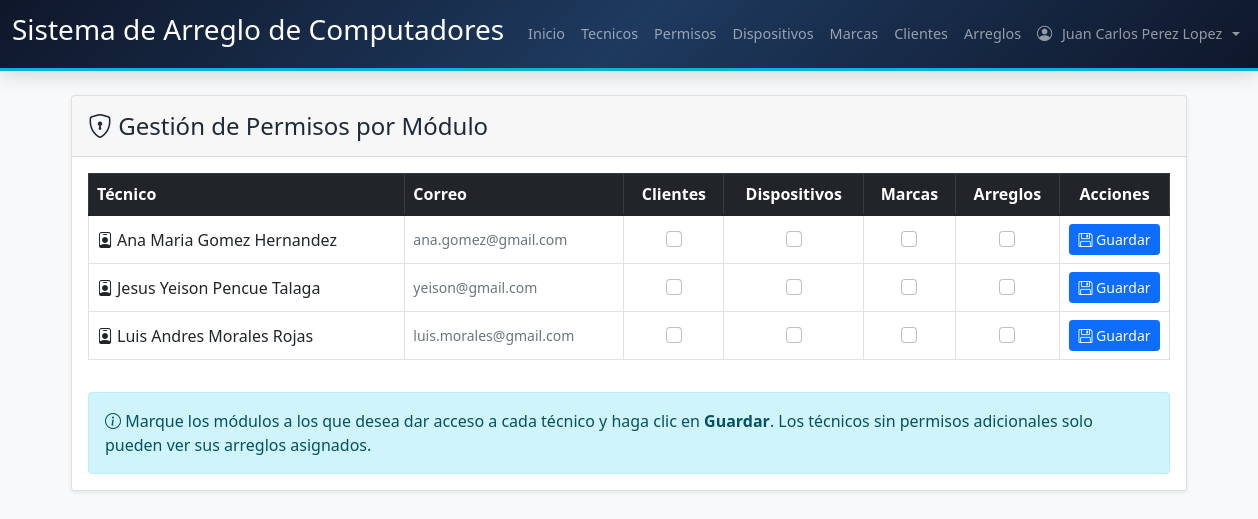
The app's page /Codigo/permisos.php (signed in) with its own data.
### tables this page shows
CREATE TABLE Tecnico (
  idTecnico INT NOT NULL AUTO_INCREMENT,
  Nombre_Tecnico VARCHAR(100) NOT NULL, 
  Correo VARCHAR(100) NOT NULL UNIQUE, 
  Contraseña VARCHAR(255) NOT NULL, 
  Rol_idRol INT NOT NULL, 
  PRIMARY KEY (idTecnico),
  CONSTRAINT fk_Tecnico_Rol FOREIGN KEY (Rol_idRol) REFERENCES Rol(idRol)
);

### Codigo/permisos.php (the view, shortened to what this page needs)
<?php
include('conexion.php');
$conn->query("CREATE TABLE IF NOT EXISTS Permiso_Modulo (
    id INT AUTO_INCREMENT PRIMARY KEY,
    Tecnico_idTecnico INT NOT NULL,
    modulo VARCHAR(50) NOT NULL,
    UNIQUE KEY uq_tecnico_modulo (Tecnico_idTecnico, modulo),
    FOREIGN KEY (Tecnico_idTecnico) REFERENCES Tecnico(idTecnico) ON DELETE CASCADE
)");
$modulosDisponibles = [
    'clientes'     => ['nombre' => 'Clientes',     'icono' => 'bi-people',      'descripcion' => 'Ver, crear, editar y eliminar clientes'],
    'dispositivos' => ['nombre' => 'Dispositivos', 'icono' => 'bi-laptop',      'descripcion' => 'Ver, crear, editar y eliminar tipos de dispositivo'],
    'marcas'       => ['nombre' => 'Marcas',       'icono' => 'bi-tags',        'descripcion' => 'Ver, crear, editar y eliminar marcas'],
    'arreglos'     => ['nombre' => 'Arreglos',     'icono' => 'bi-tools',       'descripcion' => 'Crear nuevos arreglos y ver todos los arreglos del sistema'],
];
$tecnicos = [];
$result = $conn->query("SELECT idTecnico, Nombre_Tecnico, Correo FROM Tecnico WHERE Rol_idRol = 2 ORDER BY Nombre_Tecnico");
if ($result) {
    $tecnicos = $result->fetch_all(MYSQLI_ASSOC);
}
$permisosActuales = [];
?>
<!DOCTYPE html>
<html lang="es">
<head>
    <link href="https://cdn.jsdelivr.net/npm/bootstrap@5.1.3/dist/css/bootstrap.min.css" rel="stylesheet">
    <link href="https://cdn.jsdelivr.net/npm/bootstrap-icons@1.11.3/font/bootstrap-icons.min.css" rel="stylesheet">
    <link href="estils.css" rel="stylesheet">
</head>
<body class="bg-light">
    <?php include 'navbar.php'; ?>
    <div class="container mt-4">
        <div class="card shadow-sm">
            <div class="card-header py-3">
                <h4 class="mb-0"><i class="bi bi-shield-lock"></i> Gestión de Permisos por Módulo</h4>
            </div>
            <div class="card-body">
                <?php if (empty($tecnicos)): ?>
                    <div class="alert alert-info">No hay técnicos registrados en el sistema.</div>
                <?php else: ?>
                <div class="table-responsive">
                    <table class="table table-bordered table-hover align-middle">
                        <thead class="table-dark">
                            <tr>
                                <th>Técnico</th>
                                <th>Correo</th>
                                <?php foreach ($modulosDisponibles as $clave => $info): ?>
                                    <th class="text-center"><?php echo htmlspecialchars($info['nombre']); ?></th>
                                <?php endforeach; ?>
                                <th class="text-center" style="width:110px;">Acciones</th>
                            </tr>
                        </thead>
                        <tbody>
                            <?php foreach ($tecnicos as $tecnico):
                                $permisosDelTecnico = $permisosActuales[$tecnico['idTecnico']] ?? [];
                            ?>
                            <tr>
                                <form method="post" action="">
                                    <td class="fw-semibold"><i class="bi bi-person-badge me-1"></i><?php echo htmlspecialchars($tecnico['Nombre_Tecnico']); ?></td>
                                    <td class="text-muted small"><?php echo htmlspecialchars($tecnico['Correo']); ?></td>
                                    <?php foreach ($modulosDisponibles as $clave => $info): ?>
                                        <td class="text-center">
                                            <div class="form-check d-flex justify-content-center">
                                                <input class="form-check-input" type="checkbox"
                                                    name="modulos[]"
                                                    value="<?php echo $clave; ?>"
                                                    <?php echo in_array($clave, $permisosDelTecnico) ? 'checked' : ''; ?>>
                                            </div>
                                        </td>
                                    <?php endforeach; ?>
                                    <td class="text-center">
                                        <button type="submit" name="guardar_permisos" class="btn btn-sm btn-primary" title="Guardar permisos">
                                            <i class="bi bi-floppy"></i> Guardar
                                        </button>
                                    </td>
                                </form>
                            </tr>
                            <?php endforeach; ?>
                        </tbody>
                    </table>
                </div>
                <div class="alert alert-info mt-3 mb-0">
                    <i class="bi bi-info-circle"></i>
                    Marque los módulos a los que desea dar acceso a cada técnico y haga clic en <strong>Guardar</strong>.
                    Los técnicos sin permisos adicionales solo pueden ver sus arreglos asignados.
                </div>
                <?php endif; ?>
            </div>
        </div>
    </div>
</body>
</html>

### Codigo/estils.css (style rules this page uses)
:root { --color-primary: #2563eb; --color-primary-dark: #1d4ed8; --color-primary-light: #dbeafe; --color-secondary: #0f172a; --color-accent: #06b6d4; --color-accent-light: #cffafe; --color-success: #10b981; --color-success-light: #d1fae5; --color-danger: #ef4444; --color-danger-light: #fee2e2; --color-warning: #f59e0b; --color-warning-light: #fef3c7; --color-orange: #f97316; --color-orange-light: #ffedd5; --color-purple: #8b5cf6; --color-purple-light: #ede9fe; --color-pink: #ec4899; --color-pink-light: #fce7f3; --color-bg: #f1f5f9; --color-white: #ffffff; --color-text: #1e293b; --color-text-muted: #64748b; --color-border: #e2e8f0; --shadow-sm: 0 1px 3px rgba(0, 0, 0, 0.06), 0 1px 2px rgba(0, 0, 0, 0.04); --shadow-md: 0 4px 6px rgba(0, 0, 0, 0.05), 0 10px 15px rgba(0, 0, 0, 0.08); --shadow-lg: 0 10px 25px rgba(0, 0, 0, 0.08), 0 20px 48px rgba(0, 0, 0, 0.06); --radius: 0.625rem; --radius-lg: 0.875rem; --transition: all 0.2s ease; }
*, *::before, *::after { box-sizing: border-box; }
html { -webkit-text-size-adjust: 100%; scroll-behavior: smooth; }
body { background-color: var(--color-bg); font-family: 'Segoe UI', system-ui, -apple-system, 'Helvetica Neue', sans-serif; color: var(--color-text); min-height: 100vh; margin: 0; padding: 0; overflow-x: hidden; display: flex; flex-direction: column; }
html { scrollbar-color: var(--color-primary) var(--color-bg); scrollbar-width: none; }
.table-responsive { overflow-x: auto; -webkit-overflow-scrolling: touch; scrollbar-width: thin; scrollbar-color: var(--color-border) transparent; }

### records on screen
tecnico: Nombre_Tecnico "Ana Maria Gomez Hernandez", Correo "ana.gomez@gmail.com"
tecnico: Nombre_Tecnico "Jesus Yeison Pencue Talaga", Correo "yeison@gmail.com"
tecnico: Nombre_Tecnico "Luis Andres Morales Rojas", Correo "luis.morales@gmail.com"

### other values on screen
$_SESSION['tecnico'] "Juan Carlos Perez Lopez"
$info['nombre'] "Clientes"
$info['nombre'] "Dispositivos"
$info['nombre'] "Marcas"
$info['nombre'] "Arreglos"
